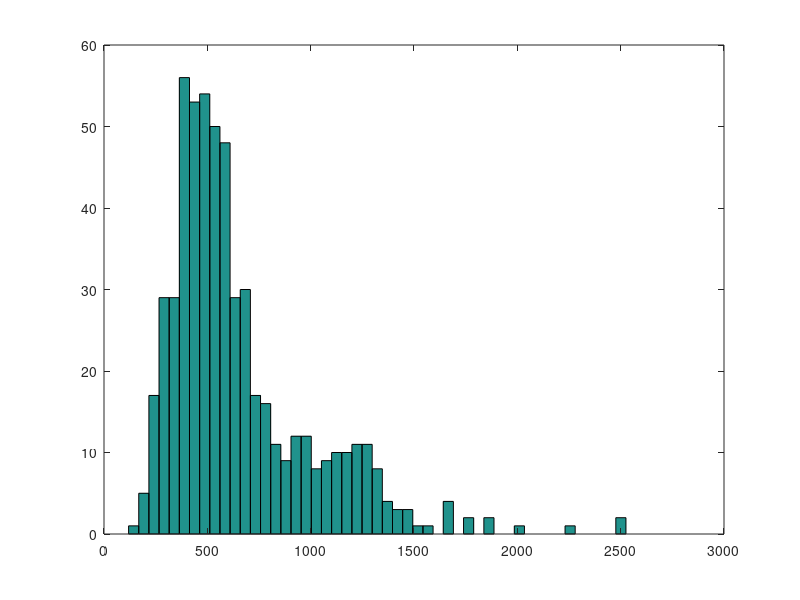

The MATLAB script that drew this image:
load('Nbreast.mat');
fea_S=6;
batch_size=50;
fea=data(:,fea_S);
max_fea=max(fea);
min_fea=min(fea);
tmp=(max_fea-min_fea)/(batch_size-2);
tmp2=(1:batch_size)-2;
b=nan(1,batch_size);
for i=1:batch_size
    b(1,i)=tmp2(i)*tmp+min_fea;
end
hist(fea,b);
